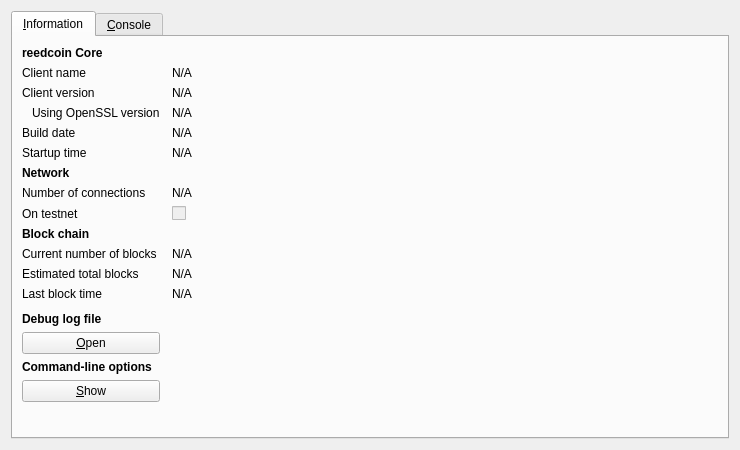
<?xml version="1.0" encoding="UTF-8"?>
<ui version="4.0">
 <class>RPCConsole</class>
 <widget class="QDialog" name="RPCConsole">
  <property name="geometry">
   <rect>
    <x>0</x>
    <y>0</y>
    <width>740</width>
    <height>450</height>
   </rect>
  </property>
  <property name="windowTitle">
   <string>reedcoin - Debug window</string>
  </property>
  <layout class="QVBoxLayout" name="verticalLayout_2">
   <item>
    <widget class="QTabWidget" name="tabWidget">
     <property name="currentIndex">
      <number>0</number>
     </property>
     <widget class="QWidget" name="tab_info">
      <attribute name="title">
       <string>&amp;Information</string>
      </attribute>
      <layout class="QGridLayout" name="gridLayout" columnstretch="0,1">
       <property name="horizontalSpacing">
        <number>12</number>
       </property>
       <item row="0" column="0">
        <widget class="QLabel" name="label_9">
         <property name="font">
          <font>
           <weight>75</weight>
           <bold>true</bold>
          </font>
         </property>
         <property name="text">
          <string>reedcoin Core</string>
         </property>
        </widget>
       </item>
       <item row="1" column="0">
        <widget class="QLabel" name="label_5">
         <property name="text">
          <string>Client name</string>
         </property>
        </widget>
       </item>
       <item row="1" column="1">
        <widget class="QLabel" name="clientName">
         <property name="cursor">
          <cursorShape>IBeamCursor</cursorShape>
         </property>
         <property name="text">
          <string>N/A</string>
         </property>
         <property name="textFormat">
          <enum>Qt::PlainText</enum>
         </property>
         <property name="textInteractionFlags">
          <set>Qt::LinksAccessibleByMouse|Qt::TextSelectableByKeyboard|Qt::TextSelectableByMouse</set>
         </property>
        </widget>
       </item>
       <item row="2" column="0">
        <widget class="QLabel" name="label_6">
         <property name="text">
          <string>Client version</string>
         </property>
        </widget>
       </item>
       <item row="2" column="1">
        <widget class="QLabel" name="clientVersion">
         <property name="cursor">
          <cursorShape>IBeamCursor</cursorShape>
         </property>
         <property name="text">
          <string>N/A</string>
         </property>
         <property name="textFormat">
          <enum>Qt::PlainText</enum>
         </property>
         <property name="textInteractionFlags">
          <set>Qt::LinksAccessibleByMouse|Qt::TextSelectableByKeyboard|Qt::TextSelectableByMouse</set>
         </property>
        </widget>
       </item>
       <item row="3" column="0">
        <widget class="QLabel" name="label_14">
         <property name="text">
          <string>Using OpenSSL version</string>
         </property>
         <property name="indent">
          <number>10</number>
         </property>
        </widget>
       </item>
       <item row="3" column="1">
        <widget class="QLabel" name="openSSLVersion">
         <property name="cursor">
          <cursorShape>IBeamCursor</cursorShape>
         </property>
         <property name="text">
          <string>N/A</string>
         </property>
         <property name="textFormat">
          <enum>Qt::PlainText</enum>
         </property>
         <property name="textInteractionFlags">
          <set>Qt::LinksAccessibleByMouse|Qt::TextSelectableByKeyboard|Qt::TextSelectableByMouse</set>
         </property>
        </widget>
       </item>
       <item row="4" column="0">
        <widget class="QLabel" name="label_12">
         <property name="text">
          <string>Build date</string>
         </property>
        </widget>
       </item>
       <item row="4" column="1">
        <widget class="QLabel" name="buildDate">
         <property name="cursor">
          <cursorShape>IBeamCursor</cursorShape>
         </property>
         <property name="text">
          <string>N/A</string>
         </property>
         <property name="textFormat">
          <enum>Qt::PlainText</enum>
         </property>
         <property name="textInteractionFlags">
          <set>Qt::LinksAccessibleByMouse|Qt::TextSelectableByKeyboard|Qt::TextSelectableByMouse</set>
         </property>
        </widget>
       </item>
       <item row="5" column="0">
        <widget class="QLabel" name="label_13">
         <property name="text">
          <string>Startup time</string>
         </property>
        </widget>
       </item>
       <item row="5" column="1">
        <widget class="QLabel" name="startupTime">
         <property name="cursor">
          <cursorShape>IBeamCursor</cursorShape>
         </property>
         <property name="text">
          <string>N/A</string>
         </property>
         <property name="textFormat">
          <enum>Qt::PlainText</enum>
         </property>
         <property name="textInteractionFlags">
          <set>Qt::LinksAccessibleByMouse|Qt::TextSelectableByKeyboard|Qt::TextSelectableByMouse</set>
         </property>
        </widget>
       </item>
       <item row="6" column="0">
        <widget class="QLabel" name="label_11">
         <property name="font">
          <font>
           <weight>75</weight>
           <bold>true</bold>
          </font>
         </property>
         <property name="text">
          <string>Network</string>
         </property>
        </widget>
       </item>
       <item row="7" column="0">
        <widget class="QLabel" name="label_7">
         <property name="text">
          <string>Number of connections</string>
         </property>
        </widget>
       </item>
       <item row="7" column="1">
        <widget class="QLabel" name="numberOfConnections">
         <property name="cursor">
          <cursorShape>IBeamCursor</cursorShape>
         </property>
         <property name="text">
          <string>N/A</string>
         </property>
         <property name="textFormat">
          <enum>Qt::PlainText</enum>
         </property>
         <property name="textInteractionFlags">
          <set>Qt::LinksAccessibleByMouse|Qt::TextSelectableByKeyboard|Qt::TextSelectableByMouse</set>
         </property>
        </widget>
       </item>
       <item row="8" column="0">
        <widget class="QLabel" name="label_8">
         <property name="text">
          <string>On testnet</string>
         </property>
        </widget>
       </item>
       <item row="8" column="1">
        <widget class="QCheckBox" name="isTestNet">
         <property name="enabled">
          <bool>false</bool>
         </property>
         <property name="text">
          <string/>
         </property>
        </widget>
       </item>
       <item row="9" column="0">
        <widget class="QLabel" name="label_10">
         <property name="font">
          <font>
           <weight>75</weight>
           <bold>true</bold>
          </font>
         </property>
         <property name="text">
          <string>Block chain</string>
         </property>
        </widget>
       </item>
       <item row="10" column="0">
        <widget class="QLabel" name="label_3">
         <property name="text">
          <string>Current number of blocks</string>
         </property>
        </widget>
       </item>
       <item row="10" column="1">
        <widget class="QLabel" name="numberOfBlocks">
         <property name="cursor">
          <cursorShape>IBeamCursor</cursorShape>
         </property>
         <property name="text">
          <string>N/A</string>
         </property>
         <property name="textFormat">
          <enum>Qt::PlainText</enum>
         </property>
         <property name="textInteractionFlags">
          <set>Qt::LinksAccessibleByMouse|Qt::TextSelectableByKeyboard|Qt::TextSelectableByMouse</set>
         </property>
        </widget>
       </item>
       <item row="11" column="0">
        <widget class="QLabel" name="label_4">
         <property name="text">
          <string>Estimated total blocks</string>
         </property>
        </widget>
       </item>
       <item row="11" column="1">
        <widget class="QLabel" name="totalBlocks">
         <property name="cursor">
          <cursorShape>IBeamCursor</cursorShape>
         </property>
         <property name="text">
          <string>N/A</string>
         </property>
         <property name="textFormat">
          <enum>Qt::PlainText</enum>
         </property>
         <property name="textInteractionFlags">
          <set>Qt::LinksAccessibleByMouse|Qt::TextSelectableByKeyboard|Qt::TextSelectableByMouse</set>
         </property>
        </widget>
       </item>
       <item row="12" column="0">
        <widget class="QLabel" name="label_2">
         <property name="text">
          <string>Last block time</string>
         </property>
        </widget>
       </item>
       <item row="12" column="1">
        <widget class="QLabel" name="lastBlockTime">
         <property name="cursor">
          <cursorShape>IBeamCursor</cursorShape>
         </property>
         <property name="text">
          <string>N/A</string>
         </property>
         <property name="textFormat">
          <enum>Qt::PlainText</enum>
         </property>
         <property name="textInteractionFlags">
          <set>Qt::LinksAccessibleByMouse|Qt::TextSelectableByKeyboard|Qt::TextSelectableByMouse</set>
         </property>
        </widget>
       </item>
       <item row="13" column="0">
        <spacer name="verticalSpacer_2">
         <property name="orientation">
          <enum>Qt::Vertical</enum>
         </property>
         <property name="sizeHint" stdset="0">
          <size>
           <width>20</width>
           <height>20</height>
          </size>
         </property>
        </spacer>
       </item>
       <item row="14" column="0">
        <widget class="QLabel" name="labelDebugLogfile">
         <property name="font">
          <font>
           <weight>75</weight>
           <bold>true</bold>
          </font>
         </property>
         <property name="text">
          <string>Debug log file</string>
         </property>
        </widget>
       </item>
       <item row="15" column="0">
        <widget class="QPushButton" name="openDebugLogfileButton">
         <property name="toolTip">
          <string>Open the reedcoin debug log file from the current data directory. This can take a few seconds for large log files.</string>
         </property>
         <property name="text">
          <string>&amp;Open</string>
         </property>
         <property name="autoDefault">
          <bool>false</bool>
         </property>
        </widget>
       </item>
       <item row="16" column="0">
        <widget class="QLabel" name="labelCLOptions">
         <property name="font">
          <font>
           <weight>75</weight>
           <bold>true</bold>
          </font>
         </property>
         <property name="text">
          <string>Command-line options</string>
         </property>
        </widget>
       </item>
       <item row="17" column="0">
        <widget class="QPushButton" name="showCLOptionsButton">
         <property name="toolTip">
          <string>Show the reedcoin-Qt help message to get a list with possible reedcoin command-line options.</string>
         </property>
         <property name="text">
          <string>&amp;Show</string>
         </property>
         <property name="autoDefault">
          <bool>false</bool>
         </property>
        </widget>
       </item>
       <item row="18" column="0">
        <spacer name="verticalSpacer">
         <property name="orientation">
          <enum>Qt::Vertical</enum>
         </property>
         <property name="sizeHint" stdset="0">
          <size>
           <width>20</width>
           <height>40</height>
          </size>
         </property>
        </spacer>
       </item>
      </layout>
     </widget>
     <widget class="QWidget" name="tab_console">
      <attribute name="title">
       <string>&amp;Console</string>
      </attribute>
      <layout class="QVBoxLayout" name="verticalLayout_3">
       <property name="spacing">
        <number>3</number>
       </property>
       <item>
        <widget class="QTextEdit" name="messagesWidget">
         <property name="minimumSize">
          <size>
           <width>0</width>
           <height>100</height>
          </size>
         </property>
         <property name="readOnly">
          <bool>true</bool>
         </property>
         <property name="tabKeyNavigation" stdset="0">
          <bool>false</bool>
         </property>
         <property name="columnCount" stdset="0">
          <number>2</number>
         </property>
        </widget>
       </item>
       <item>
        <layout class="QHBoxLayout" name="horizontalLayout">
         <property name="spacing">
          <number>3</number>
         </property>
         <item>
          <widget class="QLabel" name="label">
           <property name="text">
            <string notr="true">&gt;</string>
           </property>
          </widget>
         </item>
         <item>
          <widget class="QLineEdit" name="lineEdit"/>
         </item>
         <item>
          <widget class="QPushButton" name="clearButton">
           <property name="maximumSize">
            <size>
             <width>24</width>
             <height>24</height>
            </size>
           </property>
           <property name="toolTip">
            <string>Clear console</string>
           </property>
           <property name="text">
            <string/>
           </property>
           <property name="icon">
            <iconset resource="../bitcoin.qrc">
             <normaloff>:/icons/remove</normaloff>:/icons/remove</iconset>
           </property>
           <property name="shortcut">
            <string notr="true">Ctrl+L</string>
           </property>
           <property name="autoDefault">
            <bool>false</bool>
           </property>
          </widget>
         </item>
        </layout>
       </item>
      </layout>
     </widget>
    </widget>
   </item>
  </layout>
 </widget>
 <resources>
  <include location="../bitcoin.qrc"/>
 </resources>
 <connections/>
</ui>
